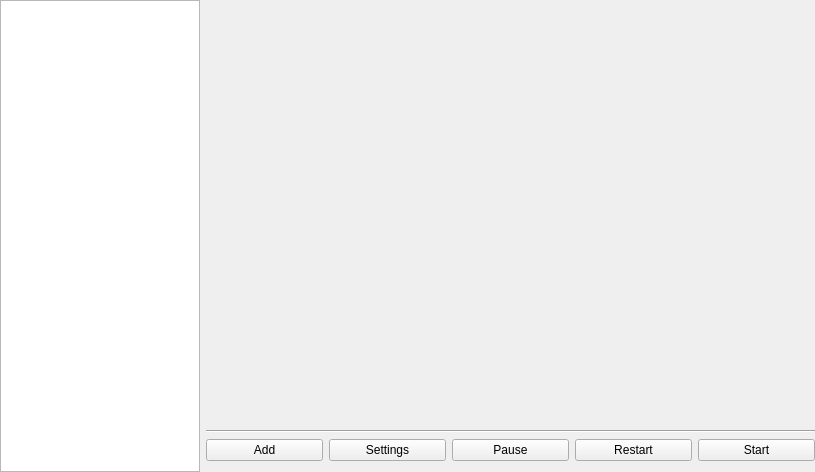
<?xml version="1.0" encoding="UTF-8"?>
<ui version="4.0">
 <class>VMManagerMain</class>
 <widget class="QWidget" name="VMManagerMain">
  <property name="geometry">
   <rect>
    <x>0</x>
    <y>0</y>
    <width>815</width>
    <height>472</height>
   </rect>
  </property>
  <property name="sizePolicy">
   <sizepolicy hsizetype="Preferred" vsizetype="Expanding">
    <horstretch>0</horstretch>
    <verstretch>0</verstretch>
   </sizepolicy>
  </property>
  <property name="windowTitle">
   <string>VMManagerMain</string>
  </property>
  <layout class="QGridLayout" name="gridLayout">
   <property name="leftMargin">
    <number>0</number>
   </property>
   <property name="topMargin">
    <number>0</number>
   </property>
   <property name="rightMargin">
    <number>0</number>
   </property>
   <property name="bottomMargin">
    <number>0</number>
   </property>
   <property name="horizontalSpacing">
    <number>-1</number>
   </property>
   <item row="2" column="1">
    <widget class="QPushButton" name="addButton">
     <property name="text">
      <string>Add</string>
     </property>
    </widget>
   </item>
   <item row="2" column="5">
    <widget class="QPushButton" name="startStopButton">
     <property name="text">
      <string>Start</string>
     </property>
    </widget>
   </item>
   <item row="3" column="3">
    <spacer name="verticalSpacer">
     <property name="orientation">
      <enum>Qt::Vertical</enum>
     </property>
     <property name="sizeType">
      <enum>QSizePolicy::Maximum</enum>
     </property>
     <property name="sizeHint" stdset="0">
      <size>
       <width>0</width>
       <height>5</height>
      </size>
     </property>
    </spacer>
   </item>
   <item row="0" column="0" rowspan="4">
    <widget class="QListView" name="listView">
     <property name="sizePolicy">
      <sizepolicy hsizetype="Maximum" vsizetype="Preferred">
       <horstretch>0</horstretch>
       <verstretch>0</verstretch>
      </sizepolicy>
     </property>
     <property name="minimumSize">
      <size>
       <width>0</width>
       <height>0</height>
      </size>
     </property>
     <property name="maximumSize">
      <size>
       <width>200</width>
       <height>16777215</height>
      </size>
     </property>
    </widget>
   </item>
   <item row="2" column="2">
    <widget class="QPushButton" name="settingsButton">
     <property name="text">
      <string>Settings</string>
     </property>
    </widget>
   </item>
   <item row="2" column="3">
    <widget class="QPushButton" name="pauseButton">
     <property name="text">
      <string>Pause</string>
     </property>
    </widget>
   </item>
   <item row="2" column="4">
    <widget class="QPushButton" name="restartButton">
     <property name="text">
      <string>Restart</string>
     </property>
    </widget>
   </item>
   <item row="0" column="1" colspan="5">
    <widget class="QScrollArea" name="scrollArea">
     <property name="sizePolicy">
      <sizepolicy hsizetype="Preferred" vsizetype="Preferred">
       <horstretch>0</horstretch>
       <verstretch>0</verstretch>
      </sizepolicy>
     </property>
     <property name="frameShape">
      <enum>QFrame::NoFrame</enum>
     </property>
     <property name="lineWidth">
      <number>0</number>
     </property>
     <property name="widgetResizable">
      <bool>true</bool>
     </property>
     <widget class="QWidget" name="scrollAreaWidgetContents">
      <property name="geometry">
       <rect>
        <x>0</x>
        <y>0</y>
        <width>595</width>
        <height>406</height>
       </rect>
      </property>
     </widget>
    </widget>
   </item>
   <item row="1" column="1" colspan="5">
    <widget class="Line" name="line">
     <property name="orientation">
      <enum>Qt::Horizontal</enum>
     </property>
    </widget>
   </item>
  </layout>
 </widget>
 <resources/>
 <connections/>
</ui>
